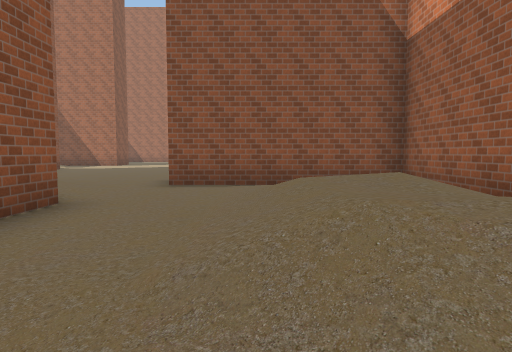
[1] (above)

22 first-person views from a walk through a Unity game level. The camera is 1.2 m above the floor, tilts 4° down and sees 75° across. The floor is counted in squares, 2 m on a side. Each view is taken from the middle of a square. On the plan, view 1 faces up. The plan holds only what a view shows up to about 10 squares ahead; the rest is blank. The place goes on beyond the plan. Some trees and plants on the terrain are drawn as simple stand-ins. Some animated figures are not drawn. Some surface patterns are stand-ins.

[2]
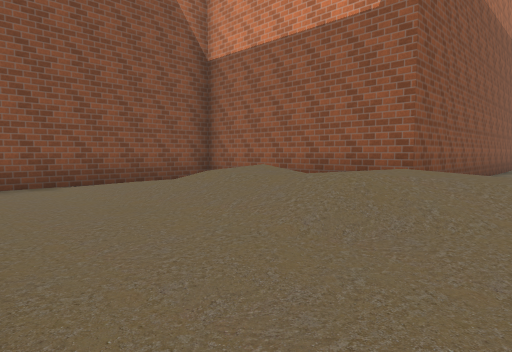

[3]
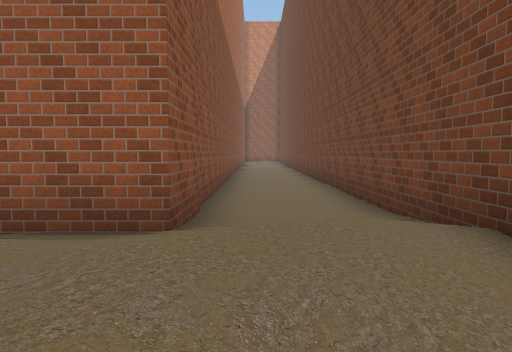

[4]
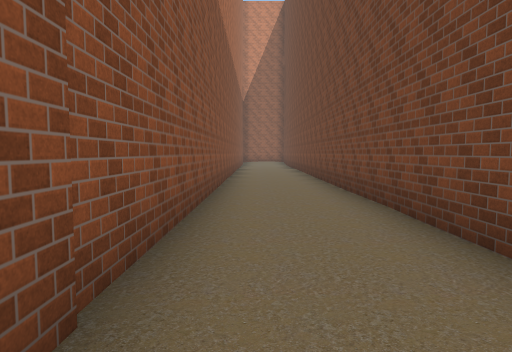

[5]
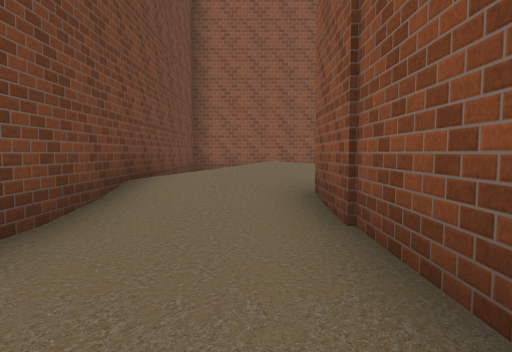

[6]
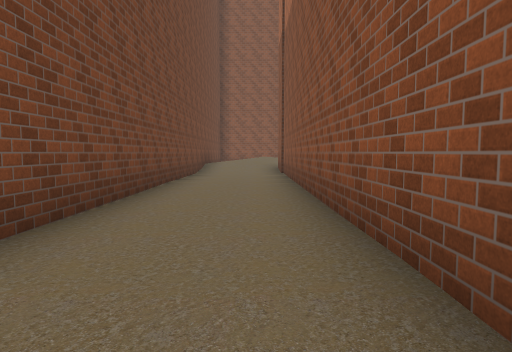

[7]
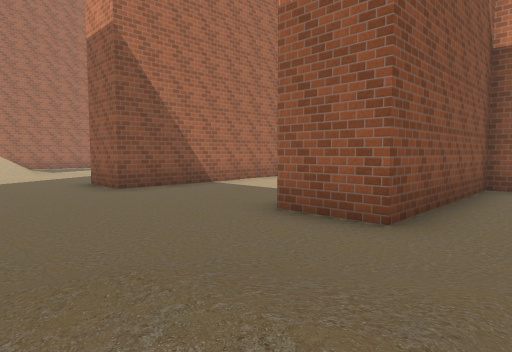

[8]
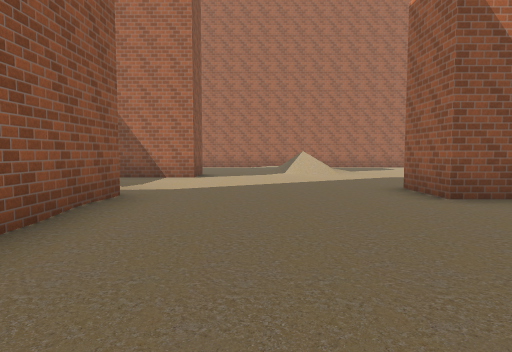

[9]
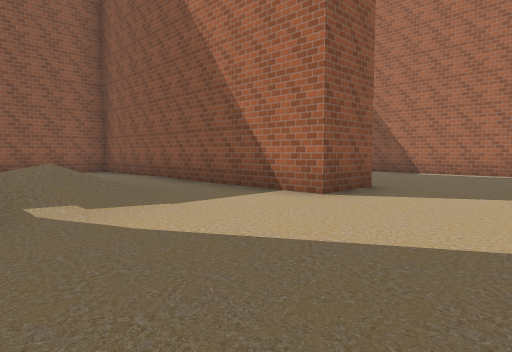

[10]
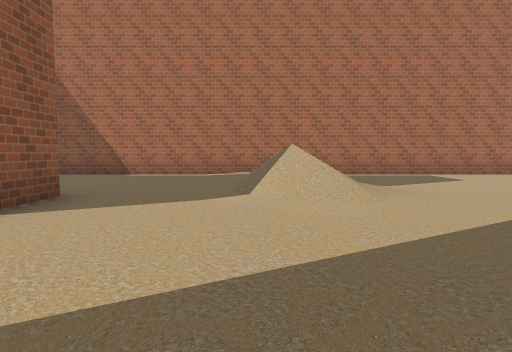

[11]
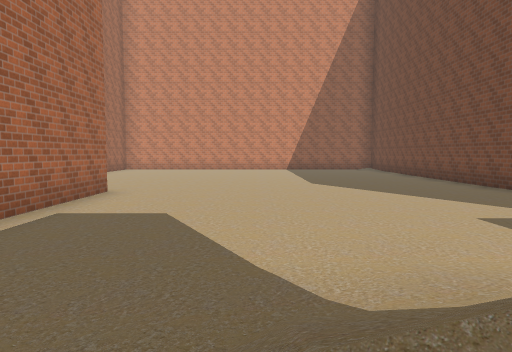

[12]
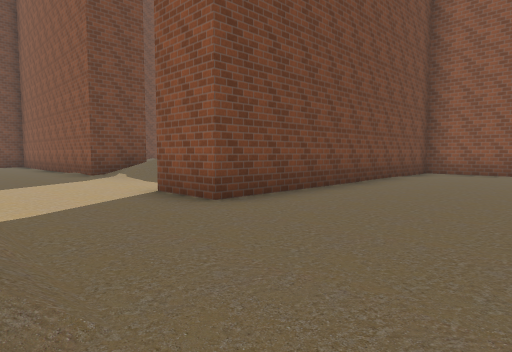

[13]
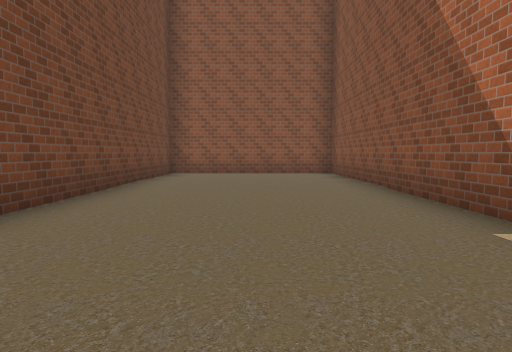

[14]
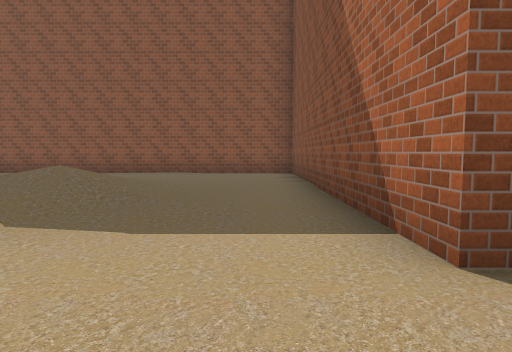

[15]
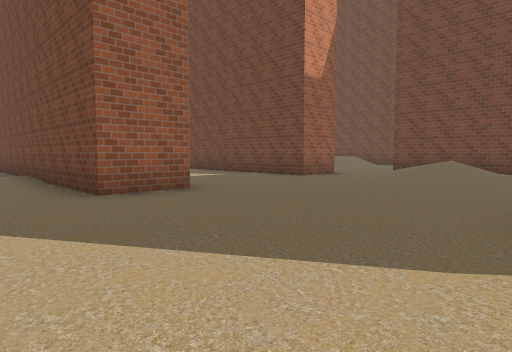

[16]
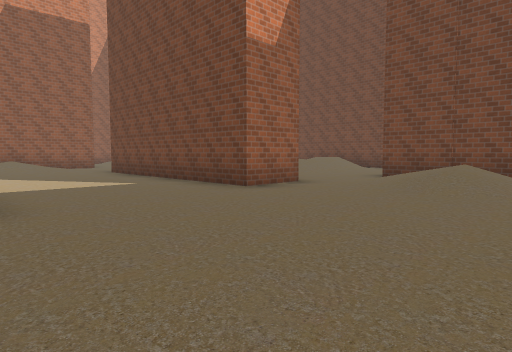

[17]
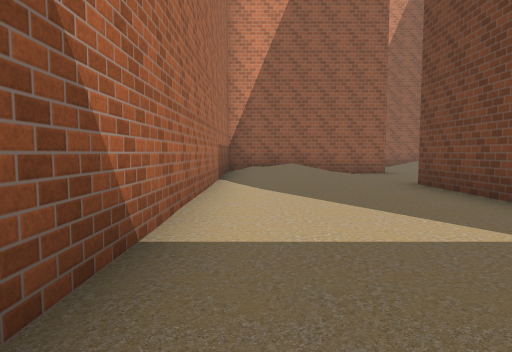

[18]
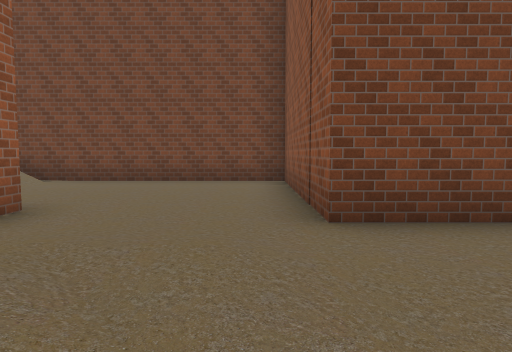

[19]
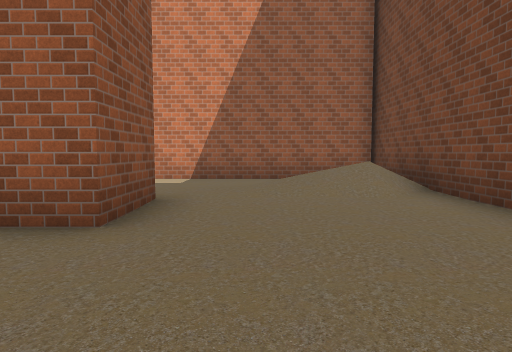

[20]
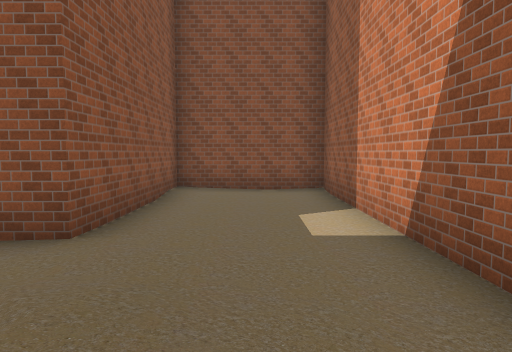

[21]
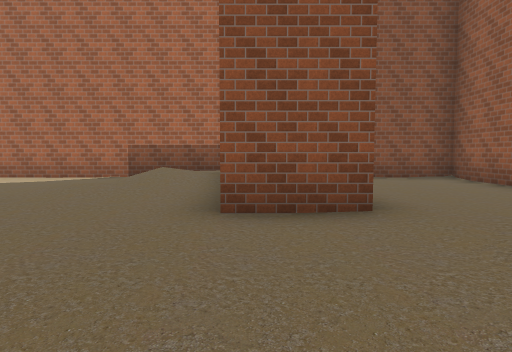

[22]
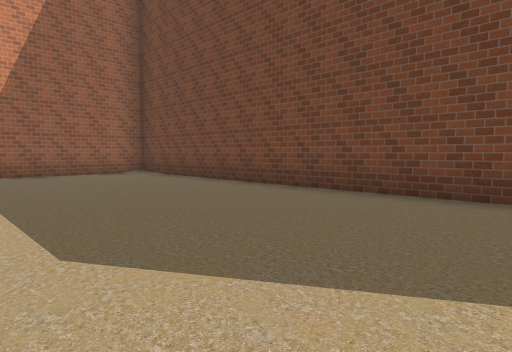

### Floor plan
Key: @ floor where view 1 was taken; # wall or solid block; . main floor; : floor 0.5 m higher than the main floor; / step, stairs or slope.
Columns run from 15 left of view 1 to 14 right of it. Each row starts with its distance up from view 1.
 23                     ..
 22 ###################...
 21 #.....................
 20 #........../..........
 19 #..........//.........
 18 #..........///.........
 17 #########..//...............#
 16 #########...................#
 15 #...........................#
 14 #....///....................#
 13 #... ///.....################
 12 #..    ##....################
 11 #.      #............/:##...#
 10 #       #............//##...#
  9 #        ...........///##...#
  8 #        .....######...##...#
  7          ///..######........#
  6          ////../..##.....//.#
  5           ///..// ##.....///#
  4          ####../  ##.....// #
  3             #..///###########
  2             #..///###########
  1             #./////...........
  0             #..@///..........
 -1             #################

Positions as (right, up) in squares from view 1, and headings:
1: (0, 0), facing up
2: (-2, 0), facing up-right
3: (0, 1), facing right
4: (3, 1), facing right
5: (7, 1), facing left
6: (14, 1), facing left
7: (-5, 5), facing up-right
8: (-5, 7), facing up
9: (-4, 12), facing up-left
10: (-4, 13), facing up
11: (-4, 19), facing right
12: (-4, 21), facing down-left
13: (-5, 20), facing left
14: (-5, 15), facing left
15: (-7, 15), facing down-right
16: (-6, 12), facing down-right
17: (-2, 11), facing right
18: (5, 11), facing down
19: (5, 6), facing right
20: (11, 4), facing up
21: (8, 4), facing up
22: (3, 18), facing down-right
